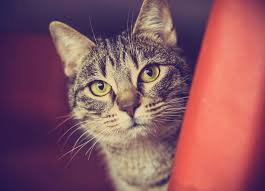
#> input picture pdi/images.jpg, 265 x 191 px
$ jupyter execute --allow-errors Aula07_FiltragremEspacial_2.ipynb
#> lines starting #> are read from the running program, lines starting #| are printed output that depends on the picture
## Importando as bibliotecas necessárias

[cell 1]
import numpy as np
from scipy import ndimage as ndi
from skimage import util, filters

import matplotlib
import matplotlib.pyplot as plt
from mpl_toolkits.mplot3d import Axes3D

## Criando imagens simples

[cell 2]
img_simple = np.array([[ 0, 0, 0, 0, 6, 1, 7, 0],
                       [ 0, 7, 7, 7, 0, 6, 1, 7],
                       [ 0, 7, 0, 0, 7, 0, 6, 1],
                       [ 0, 7, 0, 0, 1, 7, 0, 6],
                       [ 0, 7, 7, 0, 0, 0, 0, 0],
                       [ 0, 7, 7, 0, 7, 7, 7, 7],
                       [ 0, 7, 7, 0, 0, 0, 0, 0],
                       [ 0, 0, 0, 0, 7, 7, 7, 7]])


print(img_simple)

[cell 3]
val = np.arange(8)

# probabilidades associadas a cada valor
prob = [0.3, 0.1, 0.05, 0.05, 0.05, 0.05, 0.1, 0.3]

# gerar uma matriz 8x8 aleatória
img_simple_2 = np.random.choice(val, size=(8, 8), p=prob)

print(img_simple_2)

### Plotando a imagem na tela

[cell 4]
plt.figure()
plt.imshow(img_simple, cmap='gray', vmin=0, vmax=7)
plt.colorbar()
plt.show()

[cell 5]
plt.figure()
plt.imshow(img_simple_2, cmap='gray', vmin=0, vmax=7)
plt.colorbar()
plt.show()

### Filtro da média com tamanho 3 x 3

[cell 6]
# Máscara de média com tamanho 3 x 3
w_avg_3 = np.ones([3, 3]) / (3 * 3)


with np.printoptions(precision=4, suppress=True):
    print(w_avg_3)

[cell 7]
# Vamos converter para float para analisar o resultado com as casas decimais.
img_simple_ = img_simple.astype(float)

# Aplica a convolução
img_avg_3 = ndi.convolve(img_simple_, w_avg_3, mode='constant', cval=0)

# Plota a imagem resultante
with np.printoptions(precision=4, suppress=True):
    print(img_avg_3)

### Plota a imagem na tela

[cell 8]
plt.figure()
plt.imshow(img_avg_3, cmap='gray', vmin=0, vmax=7)

plt.show()
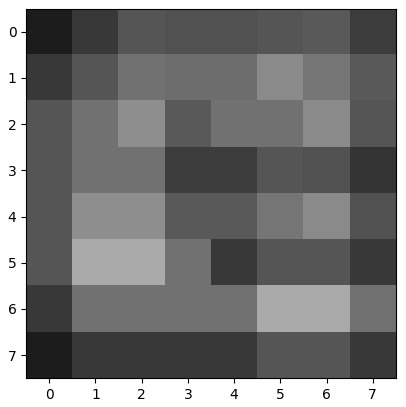
#> figure drawn by matplotlib, 1 panel

[cell 9]
img_simple_11 = img_simple[0:3, 0:3]

print(img_simple_11)

[cell 10]
img_avg_3_11 = img_avg_3[0:3, 0:3]

with np.printoptions(precision=4, suppress=True):
    print(img_avg_3_11)

[cell 11]
teste = img_simple_11.sum() / 9

print(teste)

## O filtro da média com diferentes tamanhos de máscara

### Carregando uma imagem real

[cell 12]
img_gray = plt.imread('./images.jpg')
#> img_gray is the input picture: shape (191, 265, 3); mean R, G, B 139, 86.3, 95.8

# Informações sobre as imagens
print(img_gray.shape, img_gray.dtype, img_gray.min(), img_gray.max())
#| (191, 265, 3) uint8 0 253

[cell 13]
plt.figure()
plt.imshow(img_gray, cmap='gray')
plt.colorbar()

### Ruido Gaussiano

[cell 14]
img_gray = util.img_as_ubyte(util.random_noise(img_gray, mode='gaussian'))
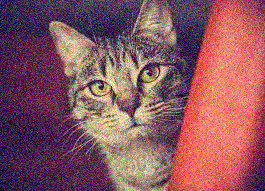
#> img_gray: shape (191, 265, 3); mean R, G, B 138.4, 86.6, 95.9

[cell 15]
plt.figure()
plt.imshow(img_gray, cmap='gray')
plt.colorbar()
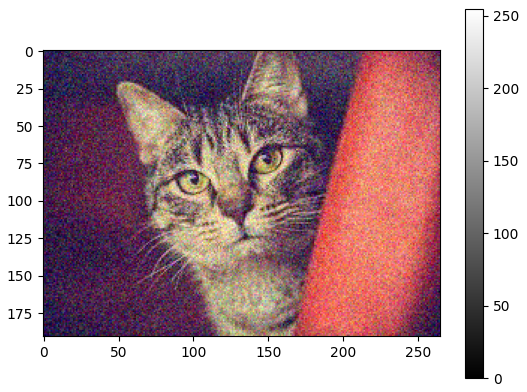
#> figure drawn by matplotlib, 2 panels

### Filtro média com os tamanhos 3, 5, 9 e 15

[cell 16]
mask_size_list = [3, 5, 9, 15]

[cell 17]
mask_list = []
img_avg_list = []

#> (the rest of this cell did not finish here and is left out)

[cell 18]
for mask_size, mask in zip(mask_size_list, mask_list):
    print('\n Máscara %d x %d' % (mask_size, mask_size))
    with np.printoptions(precision=4, suppress=True):
        print(mask)

### Recortando uma região de interesse nas imagens

[cell 19]
img_rdi_list = []

for img_avg in img_avg_list:
    img_rdi_temp = img_avg[190:250, 190:250]

    img_rdi_list.append(img_rdi_temp)

[cell 20]
fig, ax  = plt.subplots(4, 2, figsize=(10,10))
for i, (img_avg, img_rdi) in enumerate(zip(img_avg_list, img_rdi_list)):

    ax[i,0].imshow(img_avg, cmap='gray', vmin=0, vmax=255)
    ax[i,0].axis('off')

    ax[i,1].imshow(img_rdi, cmap='gray', vmin=0, vmax=255, interpolation='nearest')
    ax[i,0].axis('off')

plt.show()

## Filtro Gaussiano

$$G(x, y) = \frac{1}{\sqrt{2\pi\sigma}}e^{- \frac{{x^2}+{y^2}}{2\sigma^2}}$$

[cell 21]
def gaussiana(sigma=1):
    # Tamanho da máscara: sigma x 6 + 1
#> called with sigma = 1
    mask_size = sigma * 6 + 1

    img_temp = np.zeros([mask_size, mask_size])


    for x in range(mask_size):
        for y in range(mask_size):
            x_ = x - (mask_size - 1) / 2
            y_ = y - (mask_size - 1) / 2

            img_temp[x, y] = (1 / np.sqrt((2 * np.pi * sigma))) * np.exp( - (x_**2. + y_**2.) / (2 * sigma ** 2))

    return img_temp

[cell 22]
# Função Gaussiana com sigma = 1

mask_gauss_1 = gaussiana(1)

with np.printoptions(precision=3, suppress=True):
    print(mask_gauss_1)

[cell 23]
plt.figure()
plt.imshow(mask_gauss_1, cmap='gray')
plt.colorbar()
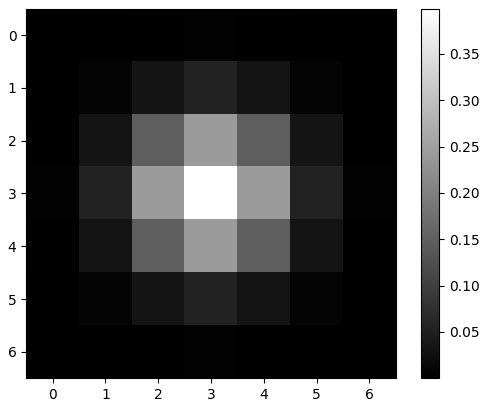
#> figure drawn by matplotlib, 2 panels

[cell 24]
sigmas_list = [1, 2, 4, 8]

w_gauss_list = []
for sigma in sigmas_list:
    w_gauss_temp = gaussiana(sigma)
    w_gauss_list.append(w_gauss_temp)

[cell 25]
fig, ((ax1, ax2), (ax3, ax4)) = plt.subplots(2, 2, figsize=(10,10))

img_ = ax1.imshow(w_gauss_list[0], cmap='gray', interpolation='nearest')
img_ = ax2.imshow(w_gauss_list[1], cmap='gray', interpolation='nearest')
img_ = ax3.imshow(w_gauss_list[2], cmap='gray', interpolation='nearest')
img_ = ax4.imshow(w_gauss_list[3], cmap='gray', interpolation='nearest')

plt.show()
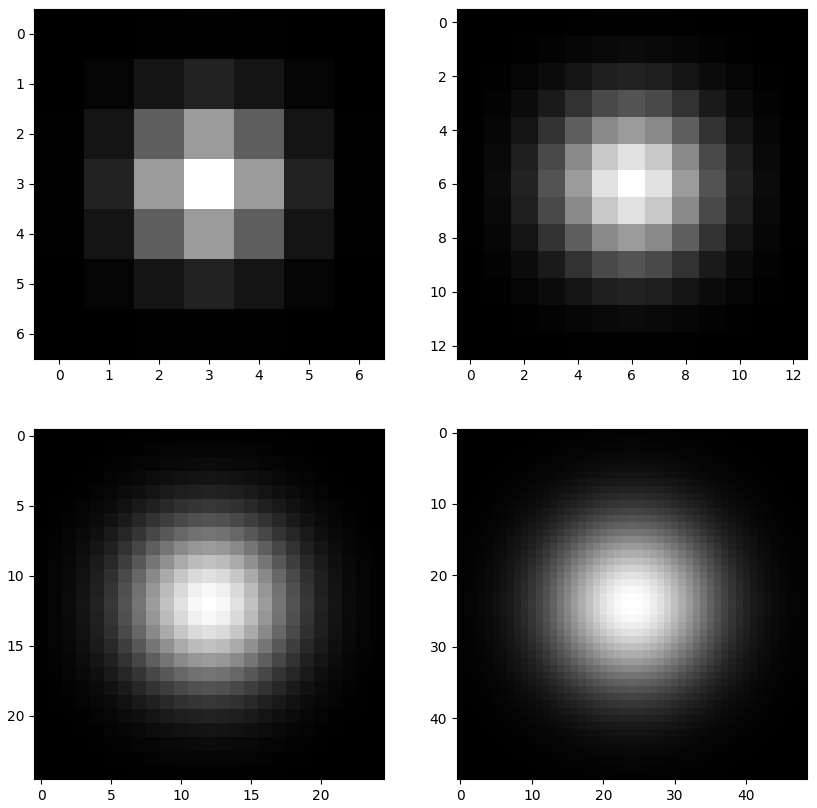
#> figure drawn by matplotlib, 4 panels

[cell 26]
fig = plt.figure(figsize=(10,7))

for i, mask in enumerate(w_gauss_list):
    ax = fig.add_subplot(2, 2, i+1, projection='3d')

    xx, yy = np.mgrid[0:mask.shape[0], 0:mask.shape[1]]

    ax.plot_surface(xx, yy, mask ,rstride=1, cstride=1, cmap='gray', linewidth=0)

plt.show()
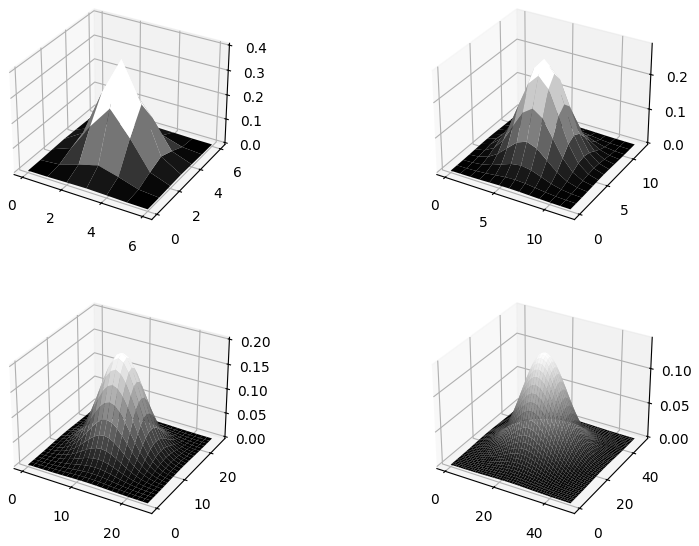
#> figure drawn by matplotlib, 4 panels

[cell 27]
img_gauss_list = []

#> (the rest of this cell did not finish here and is left out)

[cell 28]
img_gauss_rdi_list = []

for img_gauss in img_gauss_list:
    img_gauss_rdi = img_gauss[190:250, 190:250]

    img_gauss_rdi_list.append(img_gauss_rdi)

[cell 29]
fig, ax  = plt.subplots(4, 2, figsize=(10,10))
for i, (img_gauss, img_gauss_rdi) in enumerate(zip(img_gauss_list, img_gauss_rdi_list)):

    ax[i,0].imshow(img_gauss, cmap='gray', vmin=0, vmax=255)

    ax[i,1].imshow(img_gauss_rdi, cmap='gray', vmin=0, vmax=255, interpolation='nearest')

plt.show()

### Filtro Gaussiano scikit-image

[cell 30]
img_gauss_sk = util.img_as_ubyte(filters.gaussian(img_gray, sigma=2))
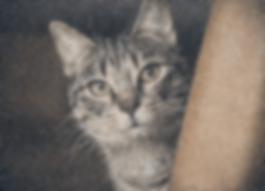
#> img_gauss_sk: shape (191, 265, 3); mean R, G, B 119.7, 111, 103.8

[cell 31]
fig, ax  = plt.subplots(1,2, figsize=(10, 5))
ax[0].imshow(img_gauss_sk, cmap='gray', vmin=0, vmax=255)

ax[1].imshow(img_gauss_sk[190:250, 190:250], cmap='gray', vmin=0, vmax=255, interpolation='nearest')

plt.show()
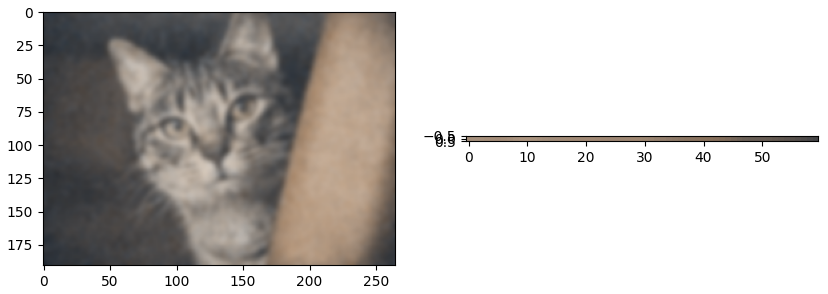
#> figure drawn by matplotlib, 2 panels

## Filtro da mediana

### Ruído sal e pimenta

[cell 32]
img_gray_sp = util.img_as_ubyte(util.random_noise(img_gray, mode='s&p'))
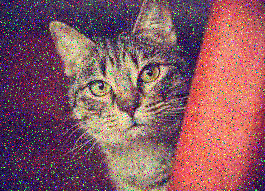
#> img_gray_sp: shape (191, 265, 3); mean R, G, B 137.8, 88.7, 97.7

[cell 33]
fig, ax  = plt.subplots(1, 2, figsize=(10,5))
ax[0].imshow(img_gray_sp, cmap='gray', vmin=0, vmax=255)
ax[1].imshow(img_gray_sp[190:250, 190:250], cmap='gray', vmin=0, vmax=255, interpolation='nearest')
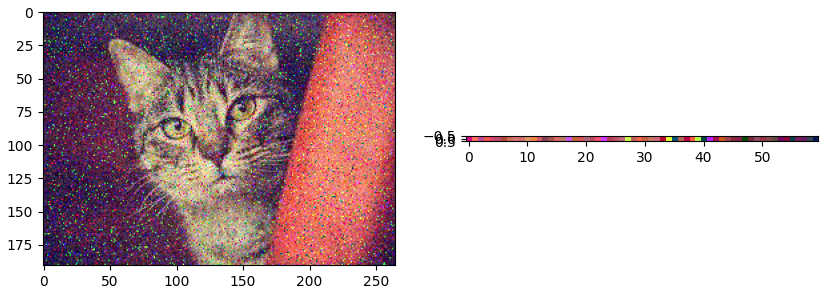
#> figure drawn by matplotlib, 2 panels

### Tentativa com filtro da média

#> (a cell that did not finish here is left out)

#### Plotando a imagem na tela

[cell 35]
fig, ax  = plt.subplots(1, 2, figsize=(10,5))
#> (the rest of this cell did not finish here and is left out)

[cell 36]
img_gray_ = img_gray_sp

[cell 37]
def get_neigh_2(img, x, y, neigh=3):
    """
    Obtém os valores da vizinhança de um pixel
    """
#> called with img = array of shape (8, 8), x = 2, y = 3, neigh = 3
    neigh_out = []
    neigh_ = int((neigh - 1) // 2)
    for i in range(x-neigh_, x+neigh_+1):
        for j in range(y-neigh_, y+neigh_+1):
            val = img[i, j]
            neigh_out.append(val)

    return np.array(neigh_out)

[cell 38]
out = get_neigh_2(img_simple, 2,3)

print(img_simple)
print('\n(2,3)')
print(out)

### Tentando calcular o filtro mediana

[cell 39]
mask_size = 3

# Faz o padding da imagem
pad_size = (mask_size - 1) // 2
img_pad = np.pad(img_gray_, pad_size, mode='constant', constant_values=(0, 0))

print('\n' + str(mask_size))
print(img_pad.shape)
#| (193, 267, 5)
print(img_pad[0:6, 0:6])
#> (printed output is left out)

# Imagem de saída com o mesmo tamanho da imagem com padding
img_out = np.zeros(img_pad.shape)

for i in range(pad_size, img_gray_.shape[0]-pad_size):
    for j in range(pad_size, img_gray_.shape[1]-pad_size):
        # Obtém a izinhança do pixel
        n = get_neigh_2(img_pad, i, j, neigh=mask_size)

        # Calcula a mediana
        result = np.median(n)
        img_out[i, j] = result

        # img_out[i, j] = n.max()

        # img_out[i, j] = n.min()

# Remove os paddings
img_out = img_out[pad_size:img_pad.shape[0]-pad_size, pad_size:img_pad.shape[1]-pad_size]
print(img_out.shape)
#| (191, 265, 5)

[cell 40]
fig, ax  = plt.subplots(3, 2, figsize=(10,10))

ax[0,0].imshow(img_gray_sp, cmap='gray', vmin=0, vmax=255)
ax[0,1].imshow(img_gray_sp[190:250, 190:250], cmap='gray', vmin=0, vmax=255, interpolation='nearest')

#> (the rest of this cell did not finish here and is left out)

### Filtro da mediana como o scikit-image

[cell 41]
mask_size_list = [3, 5, 7, 9]

img_median_list = []

#> (the rest of this cell did not finish here and is left out)

[cell 42]
img_median_rdi_list = []

for img_median in img_median_list:
    img_median_rdi = img_median[190:250, 190:250]

    img_median_rdi_list.append(img_median_rdi)

[cell 43]
fig, ax  = plt.subplots(4, 2, figsize=(10,10))
for i, (img_median, img_median_rdi) in enumerate(zip(img_median_list, img_median_rdi_list)):

    ax[i,0].imshow(img_median, cmap='gray', vmin=0, vmax=255)

    ax[i,1].imshow(img_median_rdi, cmap='gray', vmin=0, vmax=255, interpolation='nearest')

plt.show()

$ run again, with pdi/border_collie.jpg copied over pdi/images.jpg
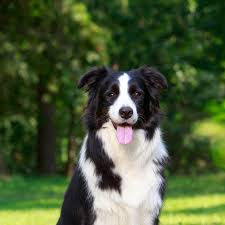
#> input picture pdi/border_collie.jpg, 225 x 225 px
#> img_gray is the input picture: shape (225, 225, 3); mean R, G, B 75.4, 91, 56.3
#| (225, 225, 3) uint8 0 255
#> `img_gray_sp = util.img_as_ubyte(util.random_noise(img_gray, mode='s&p'))`:
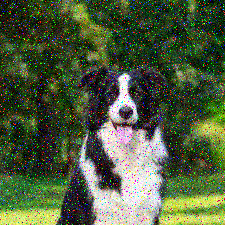
#> img_gray_sp: shape (225, 225, 3); mean R, G, B 78.9, 93.1, 62.4
#> `[cell 33] fig, ax  = plt.subplots(1, 2, figsize=(10,5)) ax[0].imshow(i..`:
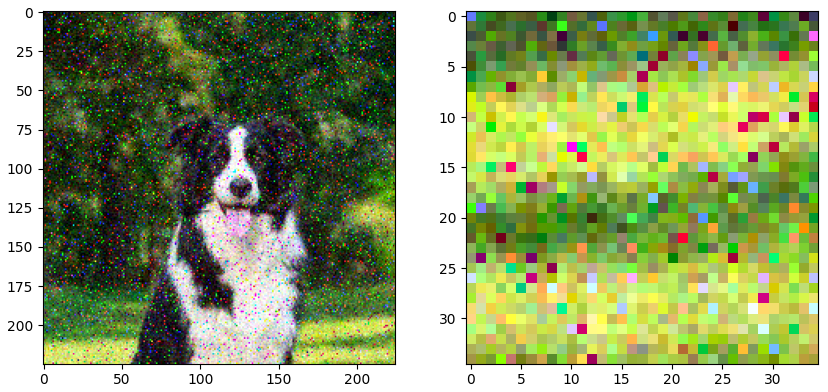
#> figure drawn by matplotlib, 2 panels
#| (227, 227, 5)
#> (printed output is left out)
#| (225, 225, 5)
